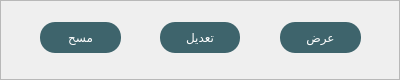
   <widget class="QFrame" name="frame_17">
    <property name="geometry">
     <rect>
      <x>1330</x>
      <y>760</y>
      <width>400</width>
      <height>80</height>
     </rect>
    </property>
    <property name="styleSheet">
     <string notr="true">QPushButton{
background-color: rgb(62, 100, 108);
border:0px;
border-radius:15px;
	color: rgb(255, 255, 255);
	
	font: 14pt &quot;Ara Hamah Kilania&quot;;
}
</string>
    </property>
    <property name="frameShape">
     <enum>QFrame::StyledPanel</enum>
    </property>
    <property name="frameShadow">
     <enum>QFrame::Raised</enum>
    </property>
    <widget class="QPushButton" name="pushButton_25">
     <property name="geometry">
      <rect>
       <x>280</x>
       <y>22</y>
       <width>81</width>
       <height>31</height>
      </rect>
     </property>
     <property name="text">
      <string>عرض</string>
     </property>
    </widget>
    <widget class="QPushButton" name="pushButton_26">
     <property name="geometry">
      <rect>
       <x>160</x>
       <y>22</y>
       <width>80</width>
       <height>31</height>
      </rect>
     </property>
     <property name="text">
      <string>تعديل</string>
     </property>
    </widget>
    <widget class="QPushButton" name="pushButton_27">
     <property name="geometry">
      <rect>
       <x>40</x>
       <y>22</y>
       <width>81</width>
       <height>31</height>
      </rect>
     </property>
     <property name="text">
      <string>مسح</string>
     </property>
    </widget>
   </widget>
